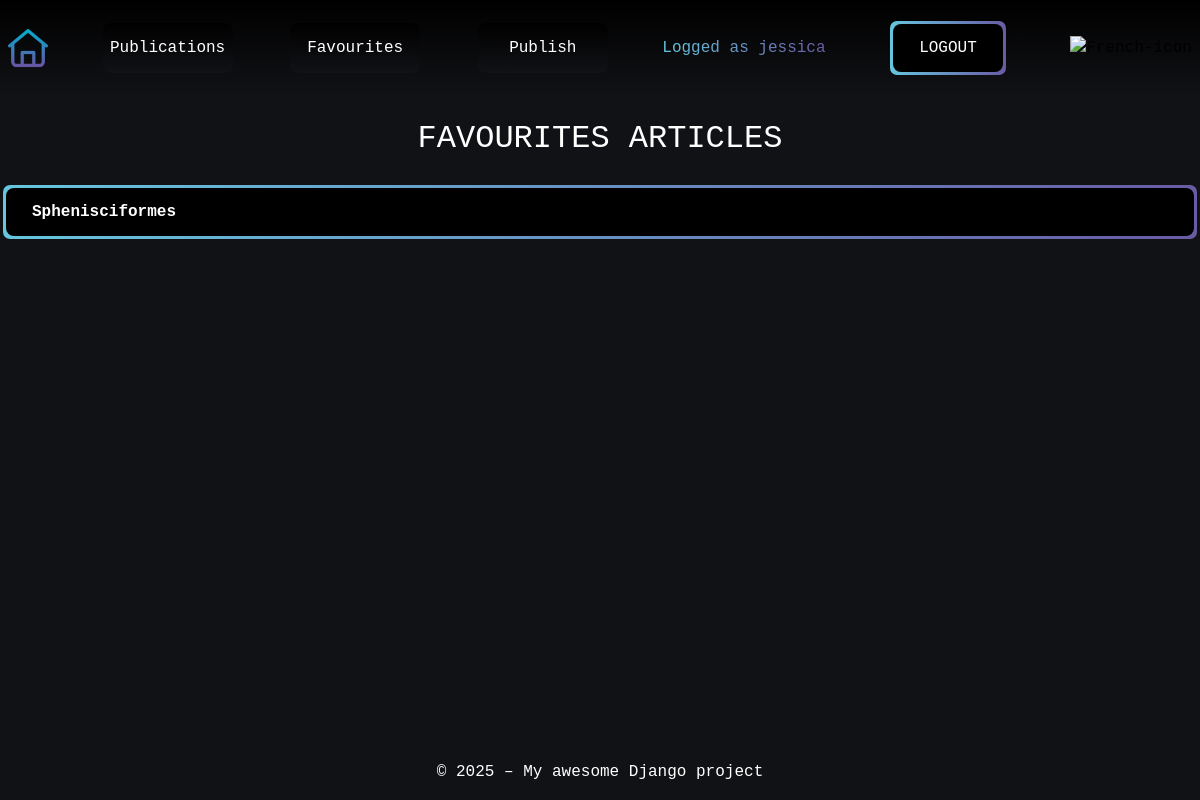
The page /en/articles/favourites/ (signed in) on the database as committed earlier.
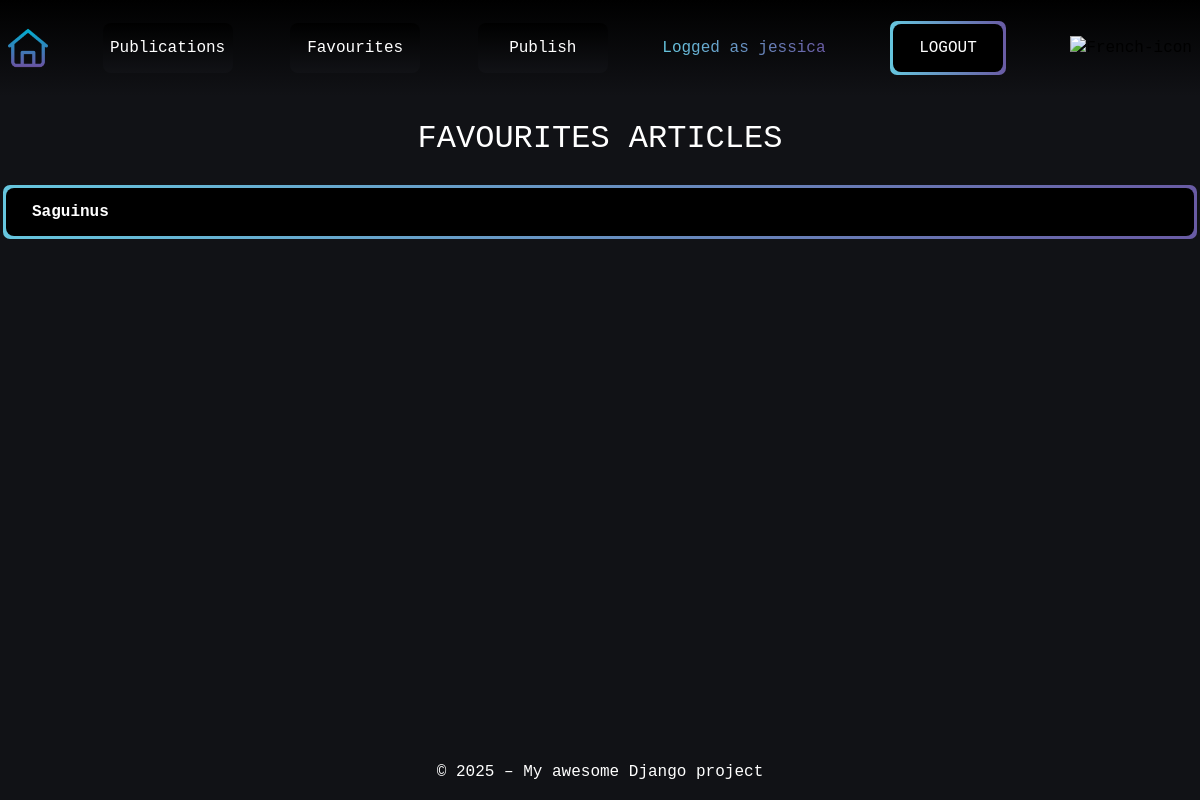
The same page on the database as committed later.
### articles/models.py (models this page shows, shortened)
class UserFavouriteArticle(models.Model):
    user = models.ForeignKey(
        settings.AUTH_USER_MODEL,
        on_delete=models.CASCADE,
        related_name="favourited_by_user",
        null=False
    )
    article = models.ForeignKey(
        Article,
        on_delete=models.CASCADE,
        related_name="favourite_article",
        null=False
    )

class Article(models.Model):
    title = models.CharField(max_length=64, null=False)
    author = models.ForeignKey(
        settings.AUTH_USER_MODEL,
        on_delete=models.CASCADE,
        related_name="article",
        null=False
    )
    created = models.DateTimeField(auto_now_add=True, null=False)
    synopsis = models.CharField(max_length=312, null=False)
    content = models.TextField(null=False)

### articles/views.py (the view)
# urls.py: path('favourites/', FavouritesListView.as_view(), name='favourites-list'),
class FavouritesListView(LoginRequiredMixin, ListView):
    model = UserFavouriteArticle
    template_name = "articles/favourites.html"
    context_object_name = "favourites"
    login_url = "/login/"
    def get_queryset(self):
        return UserFavouriteArticle.objects.filter(user=self.request.user)

### users/context_processors.py (called while the page is built)
def login_form(request):
    return {"login_form": CustomLoginForm()}

### articles/templates/articles/favourites.html
{% extends "base.html" %}
{% load i18n %}
{% load static %}
{% block extra_css %}
 <link rel="stylesheet" href="{% static 'articles/css/articles.css' %}">
{% endblock %}
{% block content %}
<div class="page-content">
    <h2 class="text-center m-4">{% trans "FAVOURITES ARTICLES" %}</h2>
    <div class="tables div-wrapper">
        <div class="div-overlay d-flex flex-column">
            {% for favourite in favourites %}
            <div>
                <a href="{% url 'articles:article-detail' favourite.article.id %}" class="fw-bold">{{ favourite.article.title}}</a>
            </div>
            {% endfor %}
        </div>
    </div>
</div>
{% endblock %}

Rows that differ between the two databases and show on the page:
changed UserFavouriteArticle: article "Sphenisciformes" → "Saguinus"
